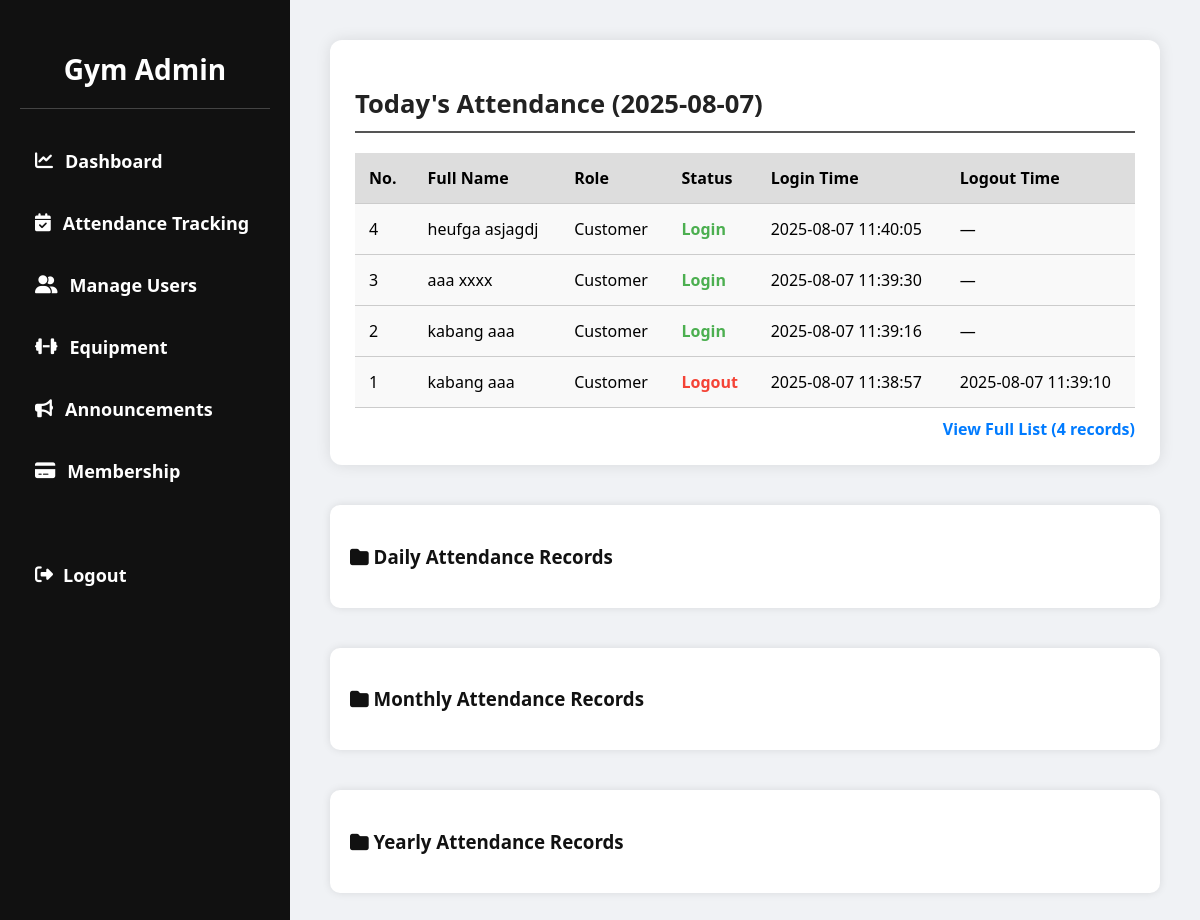
The page /GYM/admin/attendance_tracking.php (signed in) on the database its author committed.
### tables this page shows
CREATE TABLE `attendance` (
  `id` int(11) NOT NULL,
  `user_id` int(11) NOT NULL,
  `status` enum('Login','Logout') NOT NULL,
  `login_time` datetime DEFAULT NULL,
  `logout_time` datetime DEFAULT NULL,
  `timestamp` timestamp NOT NULL DEFAULT current_timestamp()
);

CREATE TABLE `users` (
  `id` int(11) NOT NULL,
  `first_name` varchar(255) DEFAULT NULL,
  `last_name` varchar(255) DEFAULT NULL,
  `age` int(11) DEFAULT NULL,
  `gender` varchar(50) DEFAULT NULL,
  `email` varchar(255) DEFAULT NULL,
  `phone` varchar(50) DEFAULT NULL,
  `role` varchar(50) DEFAULT NULL,
  `student_id` varchar(50) DEFAULT NULL,
  `course` varchar(50) DEFAULT NULL,
  `section` varchar(50) DEFAULT NULL,
  `customer_id` varchar(50) DEFAULT NULL,
  `payment_plan` varchar(50) DEFAULT NULL,
  `services` text DEFAULT NULL,
  `faculty_id` varchar(50) DEFAULT NULL,
  `faculty_dept` varchar(50) DEFAULT NULL,
  `created_at` timestamp NOT NULL DEFAULT current_timestamp()
);

### GYM/admin/attendance_tracking.php (the view, shortened to what this page needs)
<?php
include('../user/db_connection.php');
$conn->query("SET time_zone = '+08:00'");
$today = date('Y-m-d');
$viewAll = isset($_GET['view']) && $_GET['view'] === 'all';
$query = "
    SELECT
        a.id,
        CONCAT(u.first_name, ' ', u.last_name) AS full_name,
        u.role,
        a.status,
        a.login_time,
        a.logout_time
    FROM attendance a
    JOIN users u ON a.user_id = u.id
    WHERE DATE(a.timestamp) = ?
    ORDER BY a.timestamp DESC
";
if (!$viewAll) {
    $query .= " LIMIT 5";
}
$stmt = $conn->prepare($query);
$stmt->bind_param("s", $today);
$stmt->execute();
$result = $stmt->get_result();
$countQuery = "SELECT COUNT(*) as total FROM attendance WHERE DATE(timestamp) = ?";
$countStmt = $conn->prepare($countQuery);
$countStmt->bind_param("s", $today);
$countStmt->execute();
$countResult = $countStmt->get_result();
$totalRecords = $countResult->fetch_assoc()['total'];
?>
<!DOCTYPE html>
<html lang="en">
<head>
    <link rel="stylesheet" href="https://cdnjs.cloudflare.com/ajax/libs/font-awesome/6.5.0/css/all.min.css">
</head>
<body>
<div class="dashboard-wrapper">
    <aside class="sidebar">
        <div class="logo">
            <h2>Gym Admin</h2>
        </div>
        <nav class="nav">
            <ul>
                <li><a href="admin_dashboard.php"><i class="fas fa-chart-line"></i> Dashboard</a></li>
                <li><a href="attendance_tracking.php"><i class="fas fa-calendar-check"></i> Attendance Tracking</a></li>
                <li><a href="manage_users.php"><i class="fas fa-user-friends"></i> Manage Users</a></li>
                <li><a href="manage_equipment.php"><i class="fas fa-dumbbell"></i> Equipment</a></li>
                <li><a href="announcement.php"><i class="fas fa-bullhorn"></i> Announcements</a></li>
                <li><a href="manage_membership.php"><i class="fas fa-credit-card"></i> Membership</a></li>
            </ul>
        </nav>
        <div class="sidebar-logout">
            <a href="admin_logout.php"><i class="fas fa-sign-out-alt"></i> Logout</a>
        </div>
    </aside>
    <div class="main-content">
        <section class="attendance-tracking">
            <h2>Today's Attendance (<?= htmlspecialchars($today) ?>)</h2>
            <table>
                <thead>
                    <tr>
                        <th>No.</th>
                        <th>Full Name</th>
                        <th>Role</th>
                        <th>Status</th>
                        <th>Login Time</th>
                        <th>Logout Time</th>
                    </tr>
                </thead>
                <tbody>
                    <?php
                    if ($result && $result->num_rows > 0):
                        $start = $totalRecords;
                        while($row = $result->fetch_assoc()): ?>
                            <tr>
                                <td><?= $start-- ?></td>
                                <td><?= htmlspecialchars($row['full_name']) ?></td>
                                <td><?= htmlspecialchars($row['role']) ?></td>
                                <td class="<?= $row['status'] === 'Login' ? 'status-login' : 'status-logout' ?>">
                                    <?= htmlspecialchars($row['status']) ?>
                                </td>
                                <td><?= $row['login_time'] ? htmlspecialchars($row['login_time']) : '—' ?></td>
                                <td><?= $row['logout_time'] ? htmlspecialchars($row['logout_time']) : '—' ?></td>
                            </tr>
                    <?php endwhile;
                    else: ?>
                        <tr><td colspan="6">No attendance records for today.</td></tr>
                    <?php endif; ?>
                </tbody>
            </table>
            <div class="link-right">
                <a href="view_full_attendance.php">View Full List (<?= $totalRecords ?> records)</a>
            </div>
        </section>
        <div class="folder-section">
            <h3><a href="daily_folders.php"><i class="fas fa-folder"></i> Daily Attendance Records</a></h3>
        </div>
        <div class="folder-section">
            <h3><a href="monthly_folders.php"><i class="fas fa-folder"></i> Monthly Attendance Records</a></h3>
        </div>
        <div class="folder-section">
            <h3><a href="yearly_folders.php"><i class="fas fa-folder"></i> Yearly Attendance Records</a></h3>
        </div>
    </div>
</div>
</body>
</html>

### GYM/admin/attendance_tracking.php (style rules this page uses)
* { box-sizing: border-box; }
body, html { margin: 0; padding: 0; font-family: 'Segoe UI', Tahoma, Geneva, Verdana, sans-serif; background-color: #f0f2f5; }
.dashboard-wrapper { display: flex; height: 100vh; }
.sidebar { width: 290px; background-color: #111; color: #fff; height: 100vh; padding: 20px; position: fixed; overflow-y: auto; }
.sidebar .logo { text-align: center; padding: 30px 0 20px; border-bottom: 1px solid #444; margin-bottom: 30px; }
.sidebar .logo h2 { margin: 0; font-size: 28px; font-weight: 600; color: #fff; }
.sidebar .nav ul { list-style: none; padding: 0; }
.sidebar .nav ul li { margin: 18px 0; }
.sidebar .nav ul li a { font-size: 18px; font-weight: 600; color: #fff; text-decoration: none; padding: 10px 15px; display: flex; align-items: center; gap: 12px; border-radius: 6px; transition: background 0.3s; }
.sidebar-logout a { font-size: 18px; font-weight: bold; color: #fff; text-decoration: none; display: flex; align-items: center; gap: 10px; margin-top: 60px; padding: 10px 15px; border-radius: 6px; transition: background 0.3s; }
.main-content { margin-left: 290px; padding: 40px; flex: 1; overflow-y: auto; }
.attendance-tracking { background: #fff; padding: 25px; border-radius: 12px; box-shadow: 0 0 15px rgba(0, 0, 0, 0.1); position: relative; }
.attendance-tracking h2 { font-size: 1.6rem; margin-bottom: 20px; color: #222; border-bottom: 2px solid #555; padding-bottom: 10px; }
table { width: 100%; border-collapse: collapse; background-color: #f9f9f9; margin-bottom: 10px; }
thead { background-color: #ddd; }
table th, table td { padding: 14px; text-align: left; border-bottom: 1px solid #ccc; }
.status-login { color: #4CAF50; font-weight: bold; }
.status-logout { color: #F44336; font-weight: bold; }
.link-right { text-align: right; margin-top: 10px; }
.link-right a { font-weight: bold; text-decoration: none; color: #007bff; }
.folder-section { margin-top: 40px; padding: 20px; background: #fff; border-radius: 10px; box-shadow: 0 0 8px rgba(0,0,0,0.1); }
.folder-section h3 a { text-decoration: none; color: #111; font-weight: bold; }

### rows shown on the page
attendance: full_name "heufga asjagdj", user.role "Customer", status "Login", login_time "2025-08-07 11:40:05"
attendance: full_name "aaa xxxx", user.role "Customer", status "Login", login_time "2025-08-07 11:39:30"
attendance: full_name "kabang aaa", user.role "Customer", status "Login", login_time "2025-08-07 11:39:16"
attendance: full_name "kabang aaa", user.role "Customer", status "Logout", login_time "2025-08-07 11:38:57", logout_time "2025-08-07 11:39:10"

### other values the page prints
$totalRecords "4"
